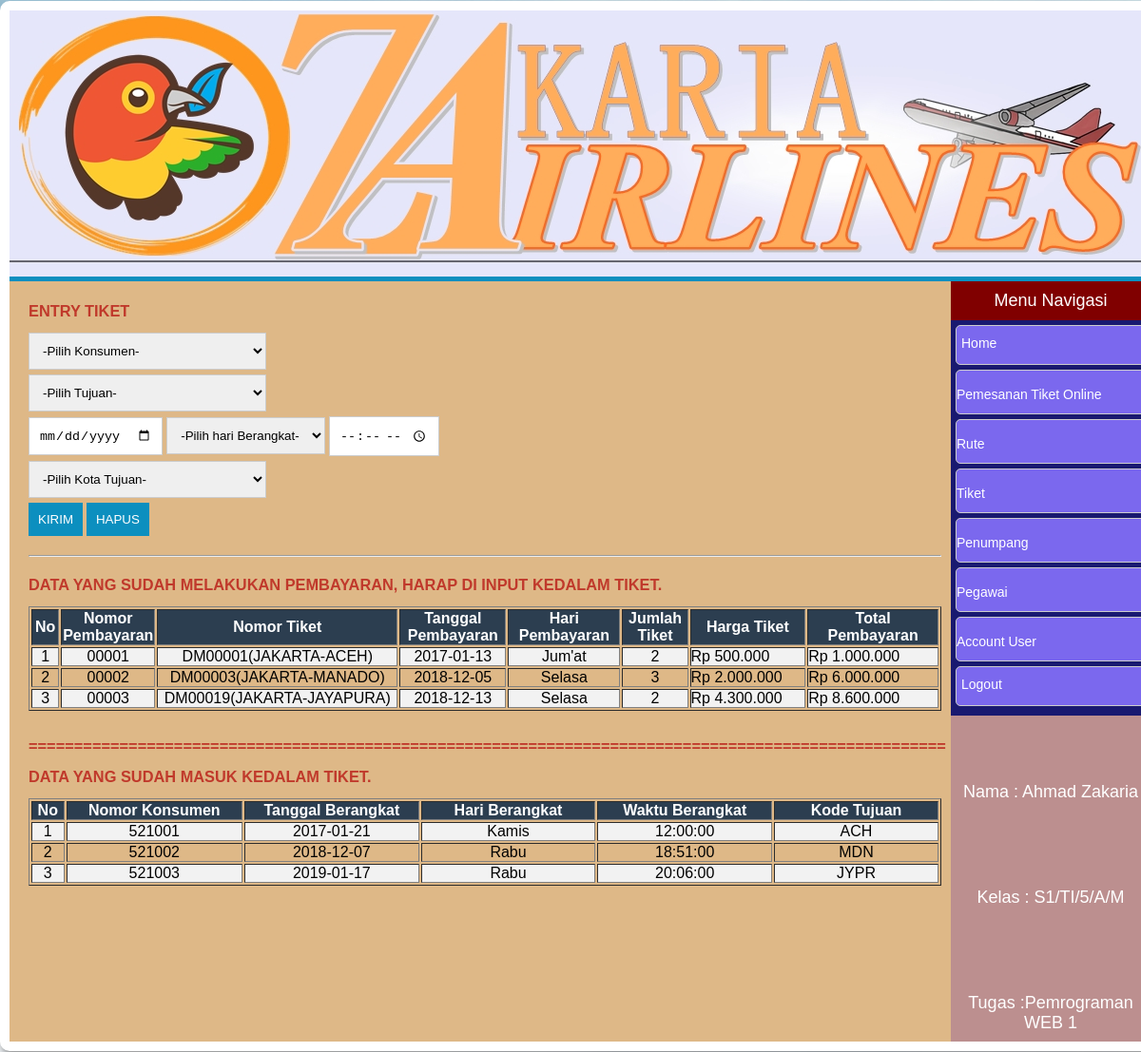
The page /admin/entry_tiket.php (signed in) on the database its author committed.
### tables this page shows
CREATE TABLE `tbl_pembayaran` (
  `no_pembayaran` varchar(11) NOT NULL,
  `no_tiket` varchar(100) NOT NULL,
  `tgl_pembayaran` date NOT NULL,
  `hari_pembayaran` varchar(6) NOT NULL,
  `jumlah_tiket` int(3) NOT NULL,
  `harga_tiket` int(10) NOT NULL,
  `total_pembayaran` varchar(100) NOT NULL
);

CREATE TABLE `tbl_tiket` (
  `no_konsumen` int(12) NOT NULL,
  `no_tiket` varchar(100) NOT NULL,
  `tgl_berangkat` date NOT NULL,
  `hari_berangkat` varchar(6) NOT NULL,
  `waktu_berangkat` time NOT NULL,
  `no_tujuan` varchar(8) NOT NULL
);

### admin/entry_tiket.php (the view, shortened to what this page needs)
<?php
include('template/top.php');
include('template/navigasi.php');
?>
<div id="main">
	<div class="content">
		<h3>Entry Tiket</h3>
		<form action="inserttiket.php" method="POST">
			<div class="input-group">
				<select name="no_konsumen" id="" style="width: 250px;">
					<option value='0'>-Pilih Konsumen-</option>
				</select>
			</div>
				<div class="input-group">
				<select name="no_tiket" id="no_tiket" style="width: 250px;">
				<option value=>-Pilih Tujuan-</option>
					</select>
				</div>
			<div class="input-group">
				<input type="date" name="tgl_berangkat">
				<select name="hari_berangkat" id="">
					<option value="0">-Pilih hari Berangkat-</option>
				</select>
				<input type="time" placeholder="Waktu keberangkatan" name="waktu_berangkat">
			</div>
			<div class="input-group">
				<select name="no_tujuan" id="" style="width: 250px;">
					<option value="0">-Pilih Kota Tujuan-</option>
				</select>
			</div>
			<div class="input-group">
				<button type="submit" class="btn">Kirim</button>
				<button type="reset" class="btn">Hapus</button>
			</div>
		</form>
		<hr/>
		<h3>Data Yang Sudah Melakukan Pembayaran, Harap Di input Kedalam Tiket.</h3>
		<?php include('data/data_pembayaran.php'); ?>
		<br>
		<h3>=====================================================================================================	</h3>
		<h3>Data Yang Sudah Masuk Kedalam Tiket.</h3>
		<?php include('data/data_tiket.php')?>
	</div>
</div>
<?php include('template/footer.php'); ?>

### admin/data/data_pembayaran.php (shortened to what this page needs)
<table id="tabel"  border="1" cellpadding="3" >
	<tr>
		<th style="width: 40px;">No</th>
		<th style="width: 100px;">Nomor Pembayaran</th>
		<th style="width: 460px;">Nomor Tiket</th>
		<th style="width: 140px;">Tanggal Pembayaran</th>
		<th style="width: 160px;">Hari Pembayaran</th>
		<th style="width: 90px;">Jumlah Tiket</th>
		<th style="width: 220px;">Harga Tiket</th>
		<th style="width: 220px;">Total Pembayaran</th>
	</tr>
	<?php include('koneksi/conn.php');
	$sql = "SELECT * FROM tbl_pembayaran";
	$hasil=mysql_query($sql) or die(mysql_error());
	$no=1;
	while ($data = mysql_fetch_array ($hasil)){
		$harga=$data['harga_tiket'];
		$total=$data['total_pembayaran'];
		?>
		<tr>
			<td><p align=center><?php echo $no++?></td>
			<td><p align=center><?php echo $data['no_pembayaran'];?></td>
			<td><p align=center><?php echo $data['no_tiket']; ?></td>
			<td><p align=center><?php echo $data['tgl_pembayaran']; ?></td>
			<td><p align=center><?php echo $data['hari_pembayaran']; ?></td>
			<td><p align=center><?php echo $data['jumlah_tiket']; ?></td>
			<td>Rp <?php echo number_format($harga,0,".","."); ?></td>
			<td>Rp <?php echo number_format($total,0,".","."); ?></td>
		</tr>
		<?php } ?>
	</table>

### admin/data/data_tiket.php
<table id="tabel"  border="1" cellpadding="3" >
	<tr>
		<th style="width: 40px;">No</th>
		<th style="width: 250px;">Nomor Konsumen</th>
		<th style="width: 250px;">Tanggal Berangkat</th>
		<th style="width: 250px;">Hari Berangkat</th>
		<th style="width: 250px;">Waktu Berangkat</th>
		<th style="width: 250px;">Kode Tujuan</th>
	</tr>
	<?php include('koneksi/conn.php');
	$sql = "SELECT * FROM tbl_tiket ORDER BY no_konsumen ASC";
	$hasil=mysql_query($sql) or die(mysql_error());
	$no=1;
	while ($data = mysql_fetch_array ($hasil)){
		?>
		<tr>
			<td><p align=center><?php echo $no++?></td>
			<td><p align=center><?php echo $data['no_konsumen'];?></td>
			<td><p align=center><?php echo $data['tgl_berangkat']; ?></td>
			<td><p align=center><?php echo $data['hari_berangkat']; ?></td>
			<td><p align=center><?php echo $data['waktu_berangkat']; ?></td>
			<td><p align=center><?php echo $data['no_tujuan']; ?></td>
		</tr>
		<?php } ?>
	</table>

### admin/style.css (style rules this page uses)
* { padding: 0; margin: 0; }
body { background: url(img/3.jpg) no-repeat fixed; background-size: cover; font-family: 'Oxygen', sans-serif; font-size: 14px; }
#main { background-color: #403F3F; }
.content { width: 960px; padding: 10px 0; float: left; margin-left: 20px; color: #c0392b; }
.content h3 { text-transform: uppercase; color: #c0392b; height: 20px; margin: 12px 0; }
.input-group { margin-bottom: 5px; }
.input-group input { padding:10px; border:1px solid #ccc; }
.input-group select { padding: 10px; border: 1px solid #ccc; }
.btn { border: none; padding: 10px; background: #0C8FBF; color: #fff; text-transform: uppercase; text-align: center; cursor: pointer; }
hr { margin: 20px 0; }
tr:nth-child(even) { background-color: #f2f2f2 }
th { background-color:#2c3e50; color: white; text-align: center; }

### rows shown on the page
tbl_pembayaran: no_pembayaran "00001", no_tiket "DM00001(JAKARTA-ACEH)", tgl_pembayaran "2017-01-13", hari_pembayaran "Jum'at", jumlah_tiket "2", harga_tiket "500.000", total_pembayaran "1.000.000"
tbl_pembayaran: no_pembayaran "00002", no_tiket "DM00003(JAKARTA-MANADO)", tgl_pembayaran "2018-12-05", hari_pembayaran "Selasa", jumlah_tiket "3", harga_tiket "2.000.000", total_pembayaran "6.000.000"
tbl_pembayaran: no_pembayaran "00003", no_tiket "DM00019(JAKARTA-JAYAPURA)", tgl_pembayaran "2018-12-13", hari_pembayaran "Selasa", jumlah_tiket "2", harga_tiket "4.300.000", total_pembayaran "8.600.000"
tbl_tiket: no_konsumen "521001", tgl_berangkat "2017-01-21", hari_berangkat "Kamis", waktu_berangkat "12:00:00", no_tujuan "ACH"
tbl_tiket: no_konsumen "521002", tgl_berangkat "2018-12-07", hari_berangkat "Rabu", waktu_berangkat "18:51:00", no_tujuan "MDN"
tbl_tiket: no_konsumen "521003", tgl_berangkat "2019-01-17", hari_berangkat "Rabu", waktu_berangkat "20:06:00", no_tujuan "JYPR"
